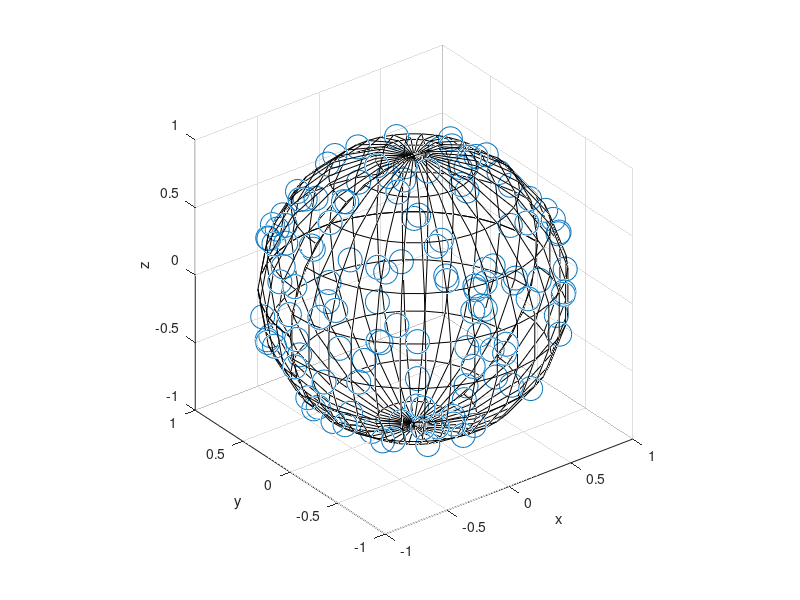

MATLAB code for this plot:
% Simulate a Poisson point process on the surface of a sphere.
% The Code can be modified to simulate the point  process *inside* the 
% sphere; see the post
% hpaulkeeler.com/simulating-a-poisson-point-process-on-a-sphere/
% Author: H. Paul Keeler, 2020.
% Website: hpaulkeeler.com
% Repository: github.com/hpaulkeeler/posts
% For more details, see the post:
% hpaulkeeler.com/simulating-a-poisson-point-process-on-a-sphere/

%Simulation window parameters
r=1; %radius of sphere
%centre of sphere
xx0=0; 
yy0=0; 
zz0=0;

%Point process parameters
lambda=10; %intensity (ie mean density) of the Poisson process

measureTotal=4*pi*r^2; %area of sphere
%use this line instead to uniformly place points *inside* the sphere
%measureTotal=4/3*pi*r^3; %volume of sphere

%Simulate Poisson point process
numbPoints=poissrnd(measureTotal*lambda);%Poisson number of points

% %METHOD 1 for positioning points: Use spherical coodinates
% phi=2*pi*(rand(numbPoints,1)); %azimuth angles
% V=2*rand(numbPoints,1)-1; %uniform asin(phi) 
% 
% %radial variables
% rho=ones(numbPoints,1);
% %use this line instead to uniformly place points *inside* the sphere
% %rho=r*(rand(numbPoints,1)).^(1/3); 
% 
% %calculate Cartesian coordinates
% xx=rho.*sqrt(1-V.^2).*cos(phi);
% yy=rho.*sqrt(1-V.^2).*sin(phi);
% zz=rho.*V;

%METHOD 2 for positioning points: Use normal random variables
xxRand=normrnd(0,1,numbPoints,3); %generate three sets of normal variables
normRand=vecnorm(xxRand,2,2); %Euclidean norms (across each row)
xxRandBall=xxRand./normRand; %rescale by Euclidean norms
xxRandBall=r*xxRandBall; %rescale for non-unit sphere
%retrieve x and y coordinates
xx=xxRandBall(:,1);
yy=xxRandBall(:,2);
zz=xxRandBall(:,3);

%Shift centre of sphere to (xx0,yy0,zz0)
xx=xx+xx0;
yy=yy+yy0;
zz=zz+zz0;
 
%Plotting
markerSize=300;
scatter3(xx,yy,zz,markerSize,'b.'); 
xlabel('x');
ylabel('y');
zlabel('z');
axis square;
hold on;

%create mesh to plot the outline of a sphere
numbMesh=20; 
[thetaMesh, phiMesh] = meshgrid(linspace(0, pi, numbMesh), linspace(0, 2*pi, numbMesh));
%convert to Cartesian coordinates
[xMesh,yMesh,zMesh] = sph2cart(thetaMesh, phiMesh, r);
%Shift centre of sphere to (xx0,yy0,zz0)
xMesh=xMesh+xx0;
yMesh=yMesh+yy0;
zMesh=zMesh+zz0;
%do a surface plot with a clear faces 
surface(xMesh,yMesh,zMesh,'FaceColor', 'none');
